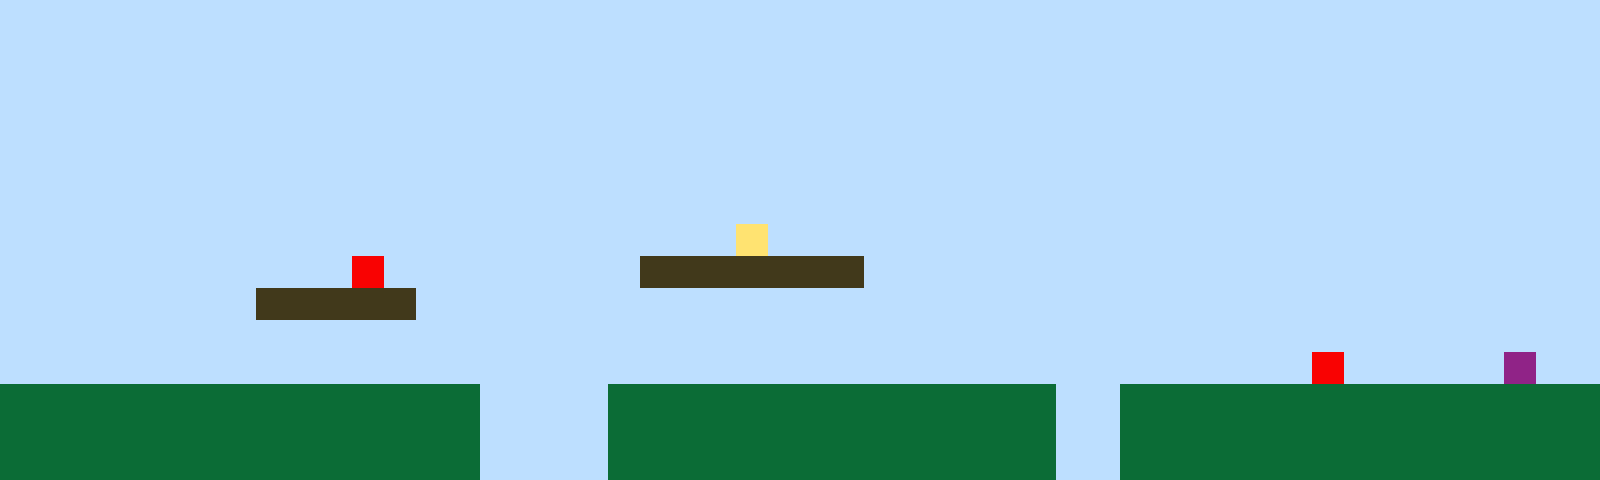

A 2D game scene composited from a Tiled map and its tileset images. What follows is a short description and the map's XML, with every tile layer's data as written:
An orthogonal 50x15 tile map with 32x32 px tiles, 1 tile layer (Tile Layer 1).

<map version="1.10" tiledversion="1.11.2" orientation="orthogonal" renderorder="right-up" width="50" height="15" tilewidth="32" tileheight="32" infinite="0" nextlayerid="2" nextobjectid="1"><editorsettings><export target="map1.csv" format="csv" /></editorsettings><tileset firstgid="1" name="sprites" tilewidth="32" tileheight="32" tilecount="6" columns="3"><image source="sprites.png" width="96" height="64" /></tileset><layer id="1" name="Tile Layer 1" width="50" height="15"><data encoding="csv">1,1,1,1,1,1,1,1,1,1,1,1,1,1,1,1,1,1,1,1,1,1,1,1,1,1,1,1,1,1,1,1,1,1,1,1,1,1,1,1,1,1,1,1,1,1,1,1,1,1,1,1,1,1,1,1,1,1,1,1,1,1,1,1,1,1,1,1,1,1,1,1,1,1,1,1,1,1,1,1,1,1,1,1,1,1,1,1,1,1,1,1,1,1,1,1,1,1,1,1,1,1,1,1,1,1,1,1,1,1,1,1,1,1,1,1,1,1,1,1,1,1,1,1,1,1,1,1,1,1,1,1,1,1,1,1,1,1,1,1,1,1,1,1,1,1,1,1,1,1,1,1,1,1,1,1,1,1,1,1,1,1,1,1,1,1,1,1,1,1,1,1,1,1,1,1,1,1,1,1,1,1,1,1,1,1,1,1,1,1,1,1,1,1,1,1,1,1,1,1,1,1,1,1,1,1,1,1,1,1,1,1,1,1,1,1,1,1,1,1,1,1,1,1,1,1,1,1,1,1,1,1,1,1,1,1,1,1,1,1,1,1,1,1,1,1,1,1,1,1,1,1,1,1,1,1,1,1,1,1,1,1,1,1,1,1,1,1,1,1,1,1,1,1,1,1,1,1,1,1,1,1,1,1,1,1,1,1,1,1,1,1,1,1,1,1,1,1,1,1,1,1,1,1,1,1,1,1,1,1,1,1,1,1,1,1,1,1,1,1,1,1,1,1,1,1,1,1,1,1,1,1,1,1,1,1,1,1,1,1,1,1,1,1,1,1,1,1,1,1,1,1,1,1,1,1,1,1,1,1,1,1,1,1,1,1,1,1,1,1,1,1,1,4,1,1,1,1,1,1,1,1,1,1,1,1,1,1,1,1,1,1,1,1,1,1,1,1,1,1,1,1,1,1,1,1,1,1,1,1,1,5,1,1,1,1,1,1,1,1,3,3,3,3,3,3,3,1,1,1,1,1,1,1,1,1,1,1,1,1,1,1,1,1,1,1,1,1,1,1,1,1,1,1,1,1,1,1,3,3,3,3,3,1,1,1,1,1,1,1,1,1,1,1,1,1,1,1,1,1,1,1,1,1,1,1,1,1,1,1,1,1,1,1,1,1,1,1,1,1,1,1,1,1,1,1,1,1,1,1,1,1,1,1,1,1,1,1,1,1,1,1,1,1,1,1,1,1,1,1,1,1,1,1,1,1,1,1,1,1,1,1,1,1,1,1,1,1,1,1,1,1,1,1,1,1,1,1,1,1,1,1,1,1,1,1,1,1,1,1,1,1,1,1,1,1,1,1,1,1,1,1,1,1,1,1,1,1,1,1,1,5,1,1,1,1,1,6,1,1,2,2,2,2,2,2,2,2,2,2,2,2,2,2,2,1,1,1,1,2,2,2,2,2,2,2,2,2,2,2,2,2,2,1,1,2,2,2,2,2,2,2,2,2,2,2,2,2,2,2,2,2,2,2,2,2,2,2,2,2,2,2,2,2,2,1,1,1,1,2,2,2,2,2,2,2,2,2,2,2,2,2,2,1,1,2,2,2,2,2,2,2,2,2,2,2,2,2,2,2,2,2,2,2,2,2,2,2,2,2,2,2,2,2,2,1,1,1,1,2,2,2,2,2,2,2,2,2,2,2,2,2,2,1,1,2,2,2,2,2,2,2,2,2,2,2,2,2,2,2</data></layer></map>
